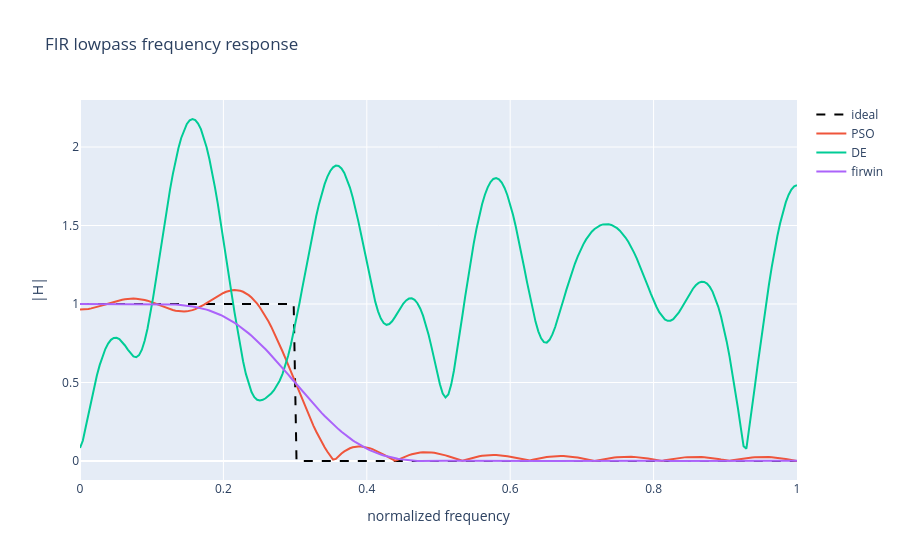

The notebook cell saved with this chart:
### Markdown cell above
`firwin` isn't actually minimizing this squared error — it optimizes a windowed-sinc criterion instead, which tends to generalize better (lower stopband ripple) even when its MSE on this exact frequency grid looks worse. The optimizers are overfitting directly to the sampled grid `FREQS`.

### Code cell
def response(taps):
    _, h = signal.freqz(taps, worN=FREQS * np.pi)
    return np.abs(h)

fig = go.Figure()
fig.add_trace(go.Scatter(x=FREQS, y=DESIRED, name='ideal', line={'dash': 'dash', 'color': 'black'}))
fig.add_trace(go.Scatter(x=FREQS, y=response(pso_result.best_solution), name='PSO'))
fig.add_trace(go.Scatter(x=FREQS, y=response(de_result.best_solution), name='DE'))
fig.add_trace(go.Scatter(x=FREQS, y=response(taps_firwin), name='firwin'))
fig.update_layout(title='FIR lowpass frequency response', xaxis_title='normalized frequency', yaxis_title='|H|')
fig.show()

### Figure 1 — Plotly figure (JSON) as saved in the notebook; plotly's stock layout.template omitted (floating-point values rounded to 4 significant figures; data arrays with more than 128 entries replaced by an {"elided": "..."} marker saying what was removed)
{"data": [{"line": {"color": "black", "dash": "dash"}, "name": "ideal", "type": "scatter", "x": {"elided": "256 float values"}, "y": {"elided": "256 float values"}}, {"name": "PSO", "type": "scatter", "x": {"elided": "256 float values"}, "y": {"elided": "256 float values"}}, {"name": "DE", "type": "scatter", "x": {"elided": "256 float values"}, "y": {"elided": "256 float values"}}, {"name": "firwin", "type": "scatter", "x": {"elided": "256 float values"}, "y": {"elided": "256 float values"}}], "layout": {"title": {"text": "FIR lowpass frequency response"}, "xaxis": {"title": {"text": "normalized frequency"}}, "yaxis": {"title": {"text": "|H|"}}}}
